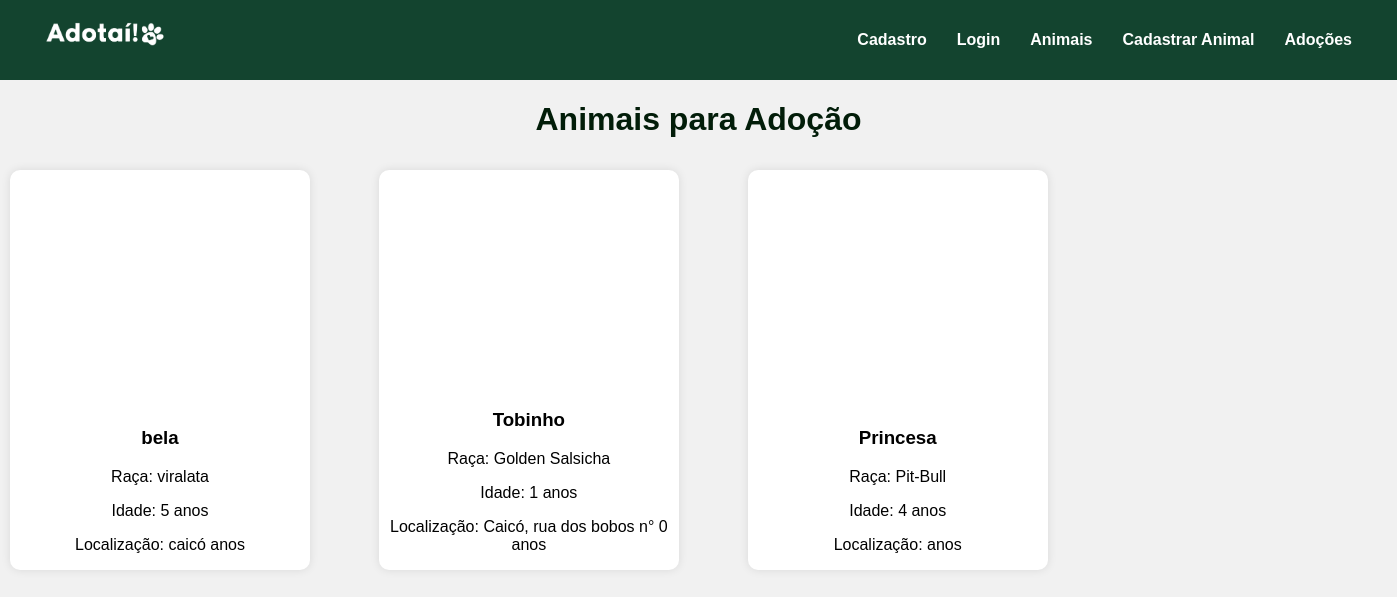
The page /animais/ on the database as committed earlier.
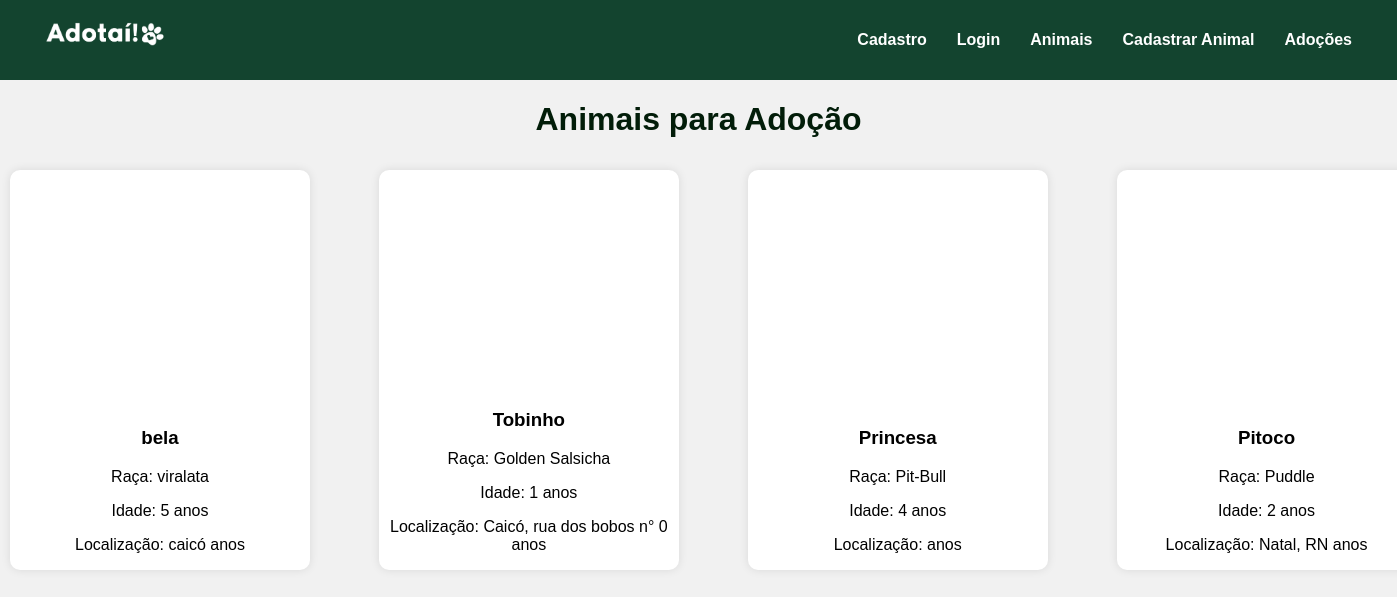
The same page on the database as committed later.
### models/animal.py (models this page shows, shortened)
class Animal(Base):
    __tablename__ = "animais"
    id: Mapped[int] = mapped_column(Integer, primary_key=True)
    nome: Mapped[str] = mapped_column(String(40), nullable=False)
    raca: Mapped[str] = mapped_column(String(40), nullable=False)
    idade: Mapped[int] = mapped_column(Integer, nullable=False)
    sexo: Mapped[str] = mapped_column(String(40), nullable=False)
    porte: Mapped[str] = mapped_column(String(40), nullable=False)
    vacinado: Mapped[bool] = mapped_column(Boolean, nullable=False)
    vacinas_tomadas: Mapped[str] = mapped_column(String(320), nullable=False)
    sobre: Mapped[str] = mapped_column(String(320), nullable=False)
    foto: Mapped[str] = mapped_column(String(700), nullable=False)
    localizacao: Mapped[str] = mapped_column(String(100), nullable=False)
    nome_protetor: Mapped[str] = mapped_column(String(320), nullable=False)
    telefone_contato: Mapped[str] = mapped_column(String(15), nullable=False)
    email_contato: Mapped[str] = mapped_column(String(100), unique=True, nullable=False)

### controllers/animais_controller.py (the view)
@animais_bp.route('/', methods=['GET'])
def animais():
    with Sessao_base() as sessao:
        animais = sessao.query(Animal).all()
    return render_template('animais.html', animais=animais)

### templates/animais.html (shortened to what this page needs)
{% extends 'base.html'%}
{% block extra_css %}<link rel="stylesheet" href="{{ url_for('static', filename='padrao2.css') }}">{% endblock %}
{% block conteudo %}
<div class="container">
    <h1>Animais para Adoção</h1>
    <div class="animais">
       {% for animal in animais %}
        <a class="card_link" href="{{ url_for('animais.detalhes_animal', animal_id=animal.id) }}">
            <div class="animal-card">
                <div class="foto-animal">
                </div>
                <div class="info-animal">
                <h3>{{ animal.nome }}</h3>
                <p>Raça: {{ animal.raca }}</p>
                <p>Idade: {{ animal.idade }} anos</p>
                <p>Localização: {{ animal.localizacao }} anos</p>
                </div>
            </div>
        </a>
        {% endfor %}
    </div>
</div>
{% endblock %}

### templates/base.html (shortened to what this page needs)
<!DOCTYPE html>
<html lang="en">
<head>
    <link rel="stylesheet" href="{{ url_for('static', filename='menu.css') }}">
    <link rel="stylesheet" href="{{ url_for('static', filename='padrao.css') }}">
    <link rel="stylesheet" href="{{ url_for('static', filename='padrao2.css') }}">
    {% block extra_css %}{% endblock %}
<body>
    {% include 'componentes/menu.html' %}
    {% block conteudo %}
    {% endblock %}
</body>
</html>

### templates/componentes/menu.html (shortened to what this page needs)
<nav class="menu">
    <div class="logo">
        <a href="/"><img src="{{ url_for('static', filename='img/logo.png') }}" alt="Logo"></a>
    </div>
    <div class="links">
        <a href="/auth/cadastro">Cadastro</a>
        <a href="/auth/login">Login</a>
        <a href="/animais">Animais</a>
        <a href="/animais/cadastrar_animal">Cadastrar Animal</a>
        <a href="{{ url_for('adocao.animais_adocoes_usuario') }}">Adoções</a>
    </div>
</nav>

### static/menu.css (style rules this page uses)
h1, h2, h3, p, a { font-family:'Gill Sans', 'Gill Sans MT', Calibri, 'Trebuchet MS', sans-serif; }
.menu { display: flex; height: 10vh; min-height: 60px; width: 100%; background: #13442f; align-items: center; justify-content: space-between; padding: 0 30px; box-sizing: border-box; position: sticky; }
.menu a { color: white; text-decoration: none; margin: 0 15px; white-space: nowrap; font-weight: bold; }
.menu .logo img { width: 120px; }
.menu .links { display: flex; align-items: center; }

### static/padrao.css (style rules this page uses)
body { background-color: #f1f1f1; margin: 0; }
.logo img { width: 120px; height: auto; }
.logo { display: flex; justify-content: space-between; width: 100%; }
.container { display: flex; justify-content: center; width: 100%; height: 90vh; flex-direction: column; }

### static/padrao2.css (style rules this page uses)
.container { display: flex; justify-content: flex-start; width: 100%; height: 90vh; flex-direction: column; }
.container h1 { text-align: center; color: #021d09; }
.animais { display: flex; flex-direction: row; gap: 5%; margin: 10px; }
.animal-card { display: flex; background-color: white; box-shadow: 0 0 10px rgba(0,0,0,0.1); width: 300px; height: 400px; flex-direction: column; border-radius: 10px; }
.info-animal { max-height: auto; text-align: center; }
.foto-animal { display: flex; height: 60%; align-content: center; justify-content: center; }
.card_link { text-decoration: none; color: inherit; }

Rows that differ between the two databases and show on the page:
added Animal: nome "Pitoco", raca "Puddle", idade "2", localizacao "Natal, RN"
